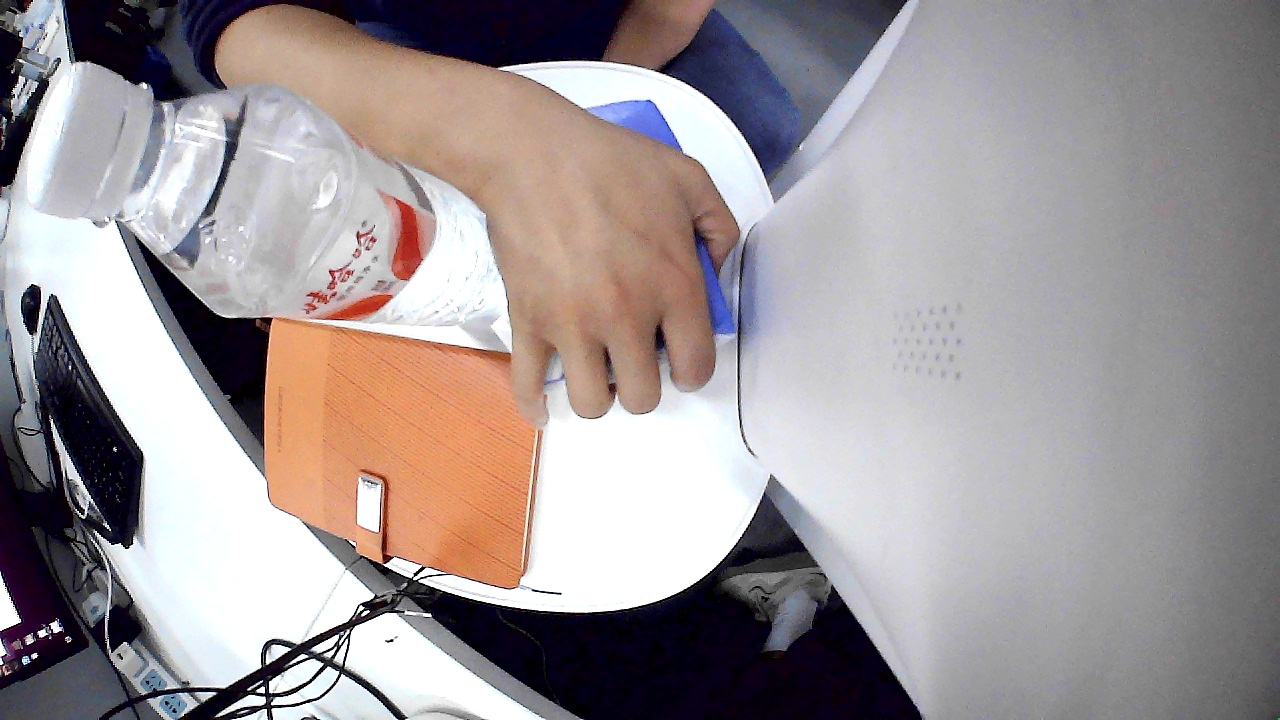
#> input picture 实用小命令/images/hand.jpg, 1280 x 720 px; its folder holds only this picture in this run
$ python '检查图像增强时空洞填充的有效性.py'
#> lines starting #> are read from the running program, lines starting #| are printed output that depends on the picture; after the words box and inside, x2 and y2 are one past the last pixel; in counts of white or black regions, pixels touching at a corner belong together
import os
import cv2
import numpy as np
from glob import glob

# -----------------------------
# 读取 YOLOv8 segmentation mask
# -----------------------------
def load_yolo_seg_mask(label_path, img_shape):
    h, w = img_shape[:2]
    mask = np.zeros((h, w), dtype=np.uint8)

    if not os.path.exists(label_path):
        return mask

    with open(label_path) as f:
        for line in f:
            p = list(map(float, line.strip().split()))
            if len(p) < 7 or (len(p) - 1) % 2 != 0:
                continue

            coords = p[1:]
            pts = []
            for i in range(0, len(coords), 2):
                x = int(coords[i] * w)
                y = int(coords[i + 1] * h)
                pts.append([x, y])

            pts = np.array(pts, np.int32)
            cv2.fillPoly(mask, [pts], 255)

    return mask


# -----------------------------
# 检测疑似“被填回的 cutout 洞”
# -----------------------------
def detect_filled_holes(img, seg_mask, var_thresh=1500, area_thresh=300):
    gray = cv2.cvtColor(img, cv2.COLOR_BGR2GRAY).astype(np.float32)
    blur = cv2.GaussianBlur(gray, (7, 7), 0)

    var_map = cv2.GaussianBlur((gray - blur) ** 2, (7, 7), 0)
    noise_region = (var_map > var_thresh).astype(np.uint8) * 255

    overlap = cv2.bitwise_and(seg_mask, noise_region)
    contours, _ = cv2.findContours(overlap, cv2.RETR_EXTERNAL, cv2.CHAIN_APPROX_SIMPLE)

    holes = [c for c in contours if cv2.contourArea(c) > area_thresh]
    return holes, noise_region


# -----------------------------
# 可视化函数
# -----------------------------
def visualize_holes(img, seg_mask, holes, alpha=0.4):
    h, w = img.shape[:2]

    # 原图
    vis = img.copy()

    # 红色 mark 区域
    red_layer = np.zeros_like(img)
    red_layer[:, :, 2] = 255
    red_masked = cv2.bitwise_and(red_layer, red_layer, mask=seg_mask)

    # 蓝色非 mark 区域
    inv_mask = cv2.bitwise_not(seg_mask)
    blue_layer = np.zeros_like(img)
    blue_layer[:, :, 0] = 255
    blue_masked = cv2.bitwise_and(blue_layer, blue_layer, mask=inv_mask)

    # 叠加 mask 颜色
    mask_vis = cv2.addWeighted(red_masked, alpha, blue_masked, alpha, 0)
    vis = cv2.addWeighted(vis, 1.0, mask_vis, 1.0, 0)

    # 绘制填回洞
    for c in holes:
        cv2.drawContours(vis, [c], -1, (0, 165, 255), -1)  # 橙色填充
        cv2.drawContours(vis, [c], -1, (0, 0, 255), 2)    # 红色边线

    return vis


# -----------------------------
# 主验证函数
# -----------------------------
def verify_dataset_display(img_dir, label_dir):
    imgs = sorted(glob(os.path.join(img_dir, "*.jpg")))

    for img_path in imgs:
        name = os.path.basename(img_path)
        label_path = os.path.join(label_dir, name.replace(".jpg", ".txt"))

        img = cv2.imread(img_path)
#> img is the input picture: shape (720, 1280, 3); mean B, G, R 150.9, 149.8, 158.3
        if img is None:
            continue

        seg_mask = load_yolo_seg_mask(label_path, img.shape)
        holes, _ = detect_filled_holes(img, seg_mask)
#> in detect_filled_holes, `noise_region = (var_map > var_thresh).astype(np.uint8) * 255`:
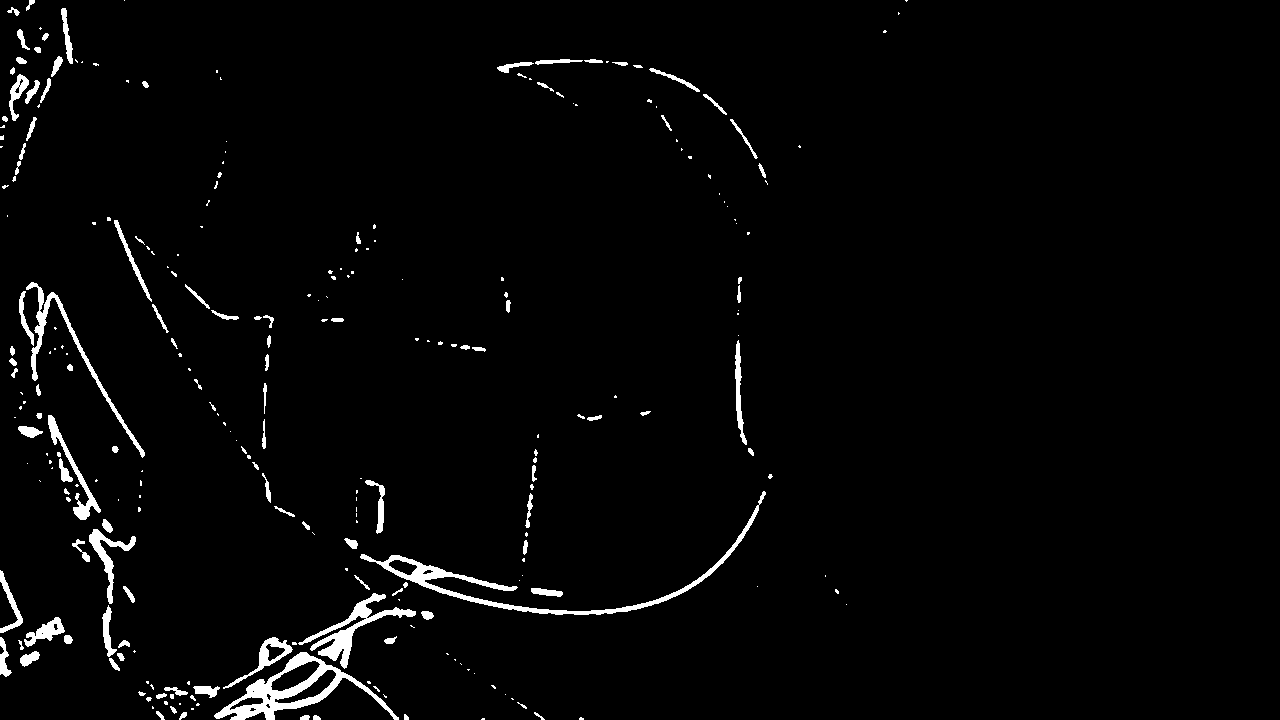
#> noise_region: shape (720, 1280); 2.4% white; 268 white regions (154 under 20 px), largest, box (x1, y1, x2, y2) and area: (214, 652, 399, 720) 3042, (360, 491, 766, 615) 2969, (298, 593, 416, 669) 1822
#> in detect_filled_holes, `overlap = cv2.bitwise_and(seg_mask, noise_region)`: overlap: shape (720, 1280); every value is 0
#> in detect_filled_holes, `contours, _ = cv2.findContours(overlap, cv2.RETR_EXTERNAL, cv2.CHAIN_A..`: contours = []
#> holes = []

        vis = visualize_holes(img, seg_mask, holes)
#> in visualize_holes, `red_masked = cv2.bitwise_and(red_layer, red_layer, mask=seg_mask)`: red_masked: shape (720, 1280, 3); every value is 0
#> in visualize_holes, `inv_mask = cv2.bitwise_not(seg_mask)`: inv_mask: shape (720, 1280); every value is 255
#> in visualize_holes, `blue_masked = cv2.bitwise_and(blue_layer, blue_layer, mask=inv_mask)`:
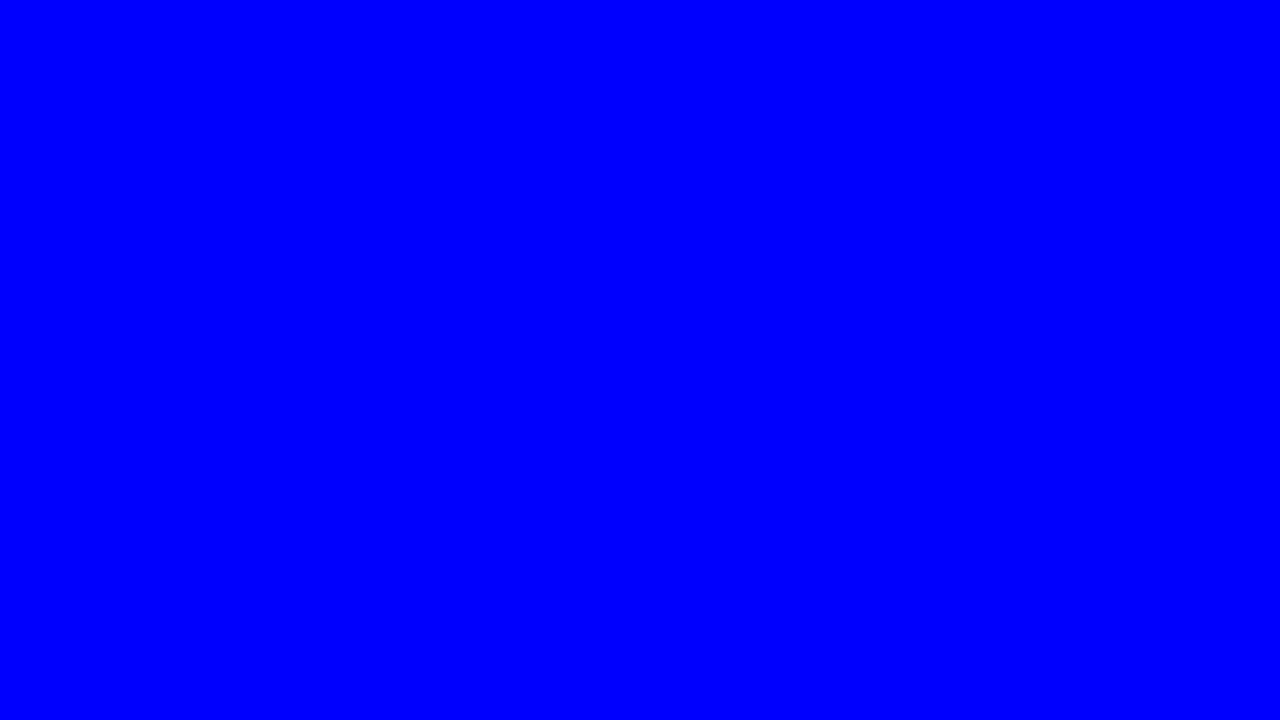
#> blue_masked: shape (720, 1280, 3); mean of channels 0, 1, 2 255, 0, 0; drawn as B, G, R
#> in visualize_holes, `mask_vis = cv2.addWeighted(red_masked, alpha, blue_masked, alpha, 0)`:
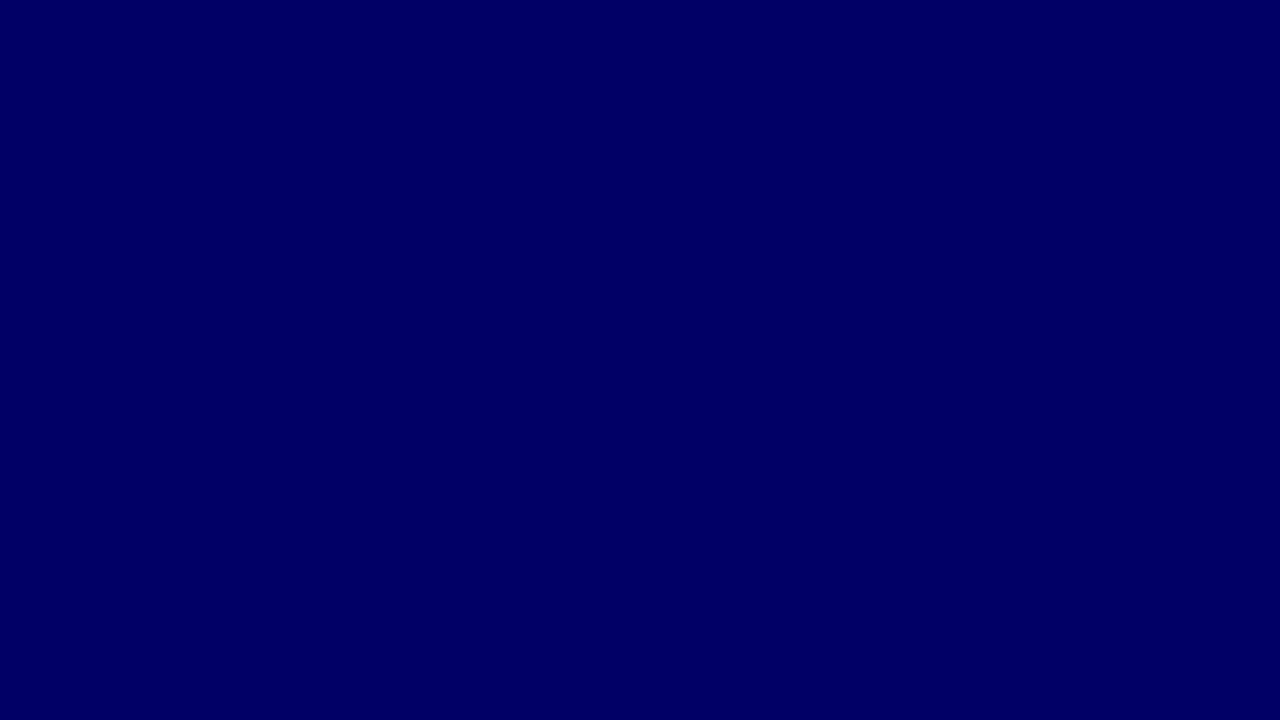
#> mask_vis: shape (720, 1280, 3); mean of channels 0, 1, 2 102, 0, 0; drawn as B, G, R
#> in visualize_holes, `vis = cv2.addWeighted(vis, 1.0, mask_vis, 1.0, 0)`:
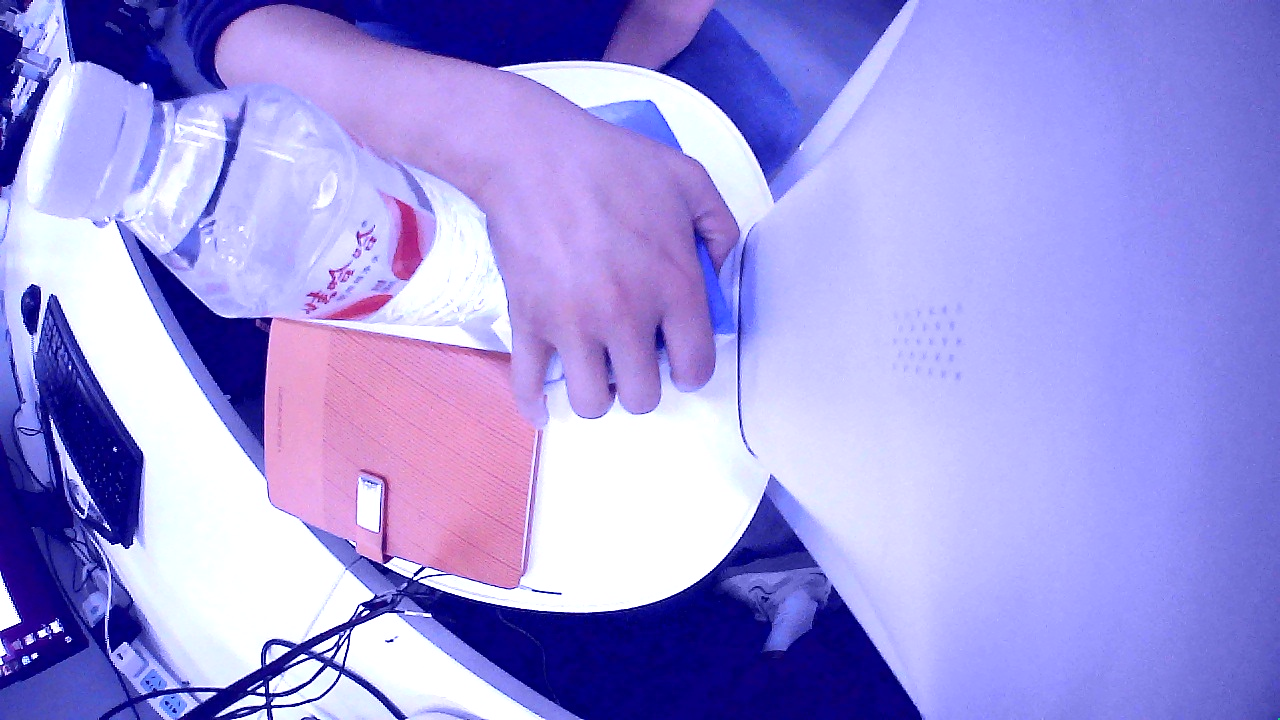
#> vis: shape (720, 1280, 3); mean B, G, R 224.3, 149.8, 158.3

        cv2.imshow(name, vis)
        key = cv2.waitKey(0)
#> (key Esc is pressed here)
        cv2.destroyWindow(name)

        if key == 27:  # ESC
            break

    cv2.destroyAllWindows()


# -----------------------------
# 用法示例
# -----------------------------
if __name__ == "__main__":
    verify_dataset_display(
        img_dir="/home/chenkejing/database/carpetDatabase/EMdoorRealCarpetDatabase/segment_database_augmentor/images",
        label_dir="/home/chenkejing/database/carpetDatabase/EMdoorRealCarpetDatabase/segment_database_augmentor/labels"
    )

'''
颜色语义非常清晰：
颜色	含义
🔴 红色	segmentation mark 区域
🔵 蓝色	非 mark 区域
🟠 橙色	疑似被 cutout 填回的区域
🔴 红边	洞的轮廓

一个典型能被它抓出来的错误
图像：cutout 填了随机噪声
标注：仍是整块 polygon

👉 你的脚本会把这个区域标成 橙色 + 红边
'''
